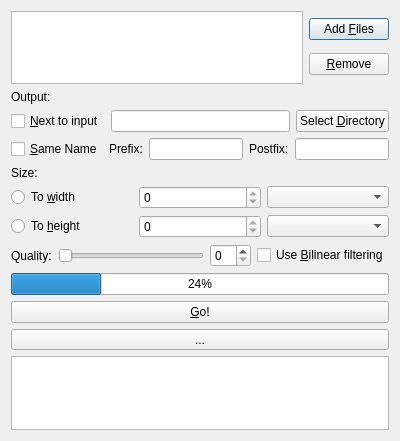
<?xml version="1.0" encoding="UTF-8"?>
<ui version="4.0">
 <class>Dialog</class>
 <widget class="QDialog" name="Dialog">
  <property name="geometry">
   <rect>
    <x>0</x>
    <y>0</y>
    <width>400</width>
    <height>441</height>
   </rect>
  </property>
  <property name="windowTitle">
   <string>MassResizor</string>
  </property>
  <layout class="QVBoxLayout" name="verticalLayout_2">
   <item>
    <layout class="QHBoxLayout" name="horizontalLayout_2">
     <item>
      <widget class="QListWidget" name="list_input">
       <property name="dragDropMode">
        <enum>QAbstractItemView::NoDragDrop</enum>
       </property>
       <property name="defaultDropAction">
        <enum>Qt::IgnoreAction</enum>
       </property>
       <property name="selectionMode">
        <enum>QAbstractItemView::ExtendedSelection</enum>
       </property>
      </widget>
     </item>
     <item>
      <layout class="QVBoxLayout" name="verticalLayout_3">
       <item>
        <widget class="QPushButton" name="btn_add">
         <property name="text">
          <string>Add &amp;Files</string>
         </property>
        </widget>
       </item>
       <item>
        <widget class="QPushButton" name="btn_remove">
         <property name="text">
          <string>&amp;Remove</string>
         </property>
        </widget>
       </item>
      </layout>
     </item>
    </layout>
   </item>
   <item>
    <layout class="QHBoxLayout" name="horizontalLayout">
     <item>
      <widget class="QLabel" name="label">
       <property name="text">
        <string>Output:</string>
       </property>
      </widget>
     </item>
    </layout>
   </item>
   <item>
    <layout class="QHBoxLayout" name="horizontalLayout_8">
     <item>
      <widget class="QCheckBox" name="check_next_to_input">
       <property name="text">
        <string>&amp;Next to input</string>
       </property>
      </widget>
     </item>
     <item>
      <widget class="QLineEdit" name="ledit_output"/>
     </item>
     <item>
      <widget class="QPushButton" name="btn_output">
       <property name="text">
        <string>Select &amp;Directory</string>
       </property>
      </widget>
     </item>
    </layout>
   </item>
   <item>
    <layout class="QHBoxLayout" name="horizontalLayout_7">
     <item>
      <widget class="QCheckBox" name="check_same_name">
       <property name="text">
        <string>&amp;Same Name</string>
       </property>
      </widget>
     </item>
     <item>
      <widget class="QLabel" name="label_5">
       <property name="text">
        <string>Prefix:</string>
       </property>
      </widget>
     </item>
     <item>
      <widget class="QLineEdit" name="ledit_prefix"/>
     </item>
     <item>
      <widget class="QLabel" name="label_4">
       <property name="text">
        <string>Postfix:</string>
       </property>
      </widget>
     </item>
     <item>
      <widget class="QLineEdit" name="ledit_postfix"/>
     </item>
    </layout>
   </item>
   <item>
    <layout class="QVBoxLayout" name="verticalLayout">
     <item>
      <layout class="QHBoxLayout" name="horizontalLayout_6">
       <item>
        <widget class="QLabel" name="label_3">
         <property name="text">
          <string>Size:</string>
         </property>
        </widget>
       </item>
      </layout>
     </item>
     <item>
      <layout class="QHBoxLayout" name="horizontalLayout_3">
       <item>
        <widget class="QRadioButton" name="radio_width">
         <property name="text">
          <string>To &amp;width</string>
         </property>
         <attribute name="buttonGroup">
          <string notr="true">radio_width_height</string>
         </attribute>
        </widget>
       </item>
       <item>
        <widget class="QSpinBox" name="spin_width">
         <property name="minimum">
          <number>0</number>
         </property>
         <property name="maximum">
          <number>0</number>
         </property>
        </widget>
       </item>
       <item>
        <widget class="QComboBox" name="cambo_width"/>
       </item>
      </layout>
     </item>
     <item>
      <layout class="QHBoxLayout" name="horizontalLayout_4">
       <item>
        <widget class="QRadioButton" name="radio_height">
         <property name="text">
          <string>To &amp;height</string>
         </property>
         <attribute name="buttonGroup">
          <string notr="true">radio_width_height</string>
         </attribute>
        </widget>
       </item>
       <item>
        <widget class="QSpinBox" name="spin_height">
         <property name="maximum">
          <number>0</number>
         </property>
        </widget>
       </item>
       <item>
        <widget class="QComboBox" name="cambo_height"/>
       </item>
      </layout>
     </item>
    </layout>
   </item>
   <item>
    <layout class="QHBoxLayout" name="horizontalLayout_5">
     <item>
      <widget class="QLabel" name="label_2">
       <property name="text">
        <string>Quality:</string>
       </property>
      </widget>
     </item>
     <item>
      <widget class="QSlider" name="slider_quality">
       <property name="orientation">
        <enum>Qt::Horizontal</enum>
       </property>
      </widget>
     </item>
     <item>
      <widget class="QSpinBox" name="spin_quality"/>
     </item>
     <item>
      <widget class="QCheckBox" name="check_bilinear">
       <property name="text">
        <string>Use &amp;Bilinear filtering</string>
       </property>
      </widget>
     </item>
    </layout>
   </item>
   <item>
    <widget class="QProgressBar" name="progress">
     <property name="value">
      <number>24</number>
     </property>
    </widget>
   </item>
   <item>
    <widget class="QPushButton" name="btn_go">
     <property name="text">
      <string>&amp;Go!</string>
     </property>
    </widget>
   </item>
   <item>
    <widget class="QToolButton" name="toggle_log">
     <property name="sizePolicy">
      <sizepolicy hsizetype="Minimum" vsizetype="Minimum">
       <horstretch>0</horstretch>
       <verstretch>0</verstretch>
      </sizepolicy>
     </property>
     <property name="sizeIncrement">
      <size>
       <width>0</width>
       <height>0</height>
      </size>
     </property>
     <property name="baseSize">
      <size>
       <width>0</width>
       <height>0</height>
      </size>
     </property>
     <property name="text">
      <string>...</string>
     </property>
     <property name="checkable">
      <bool>true</bool>
     </property>
    </widget>
   </item>
   <item>
    <widget class="QTextBrowser" name="log_output"/>
   </item>
  </layout>
 </widget>
 <layoutdefault spacing="6" margin="11"/>
 <resources/>
 <connections/>
 <buttongroups>
  <buttongroup name="radio_width_height"/>
 </buttongroups>
</ui>
